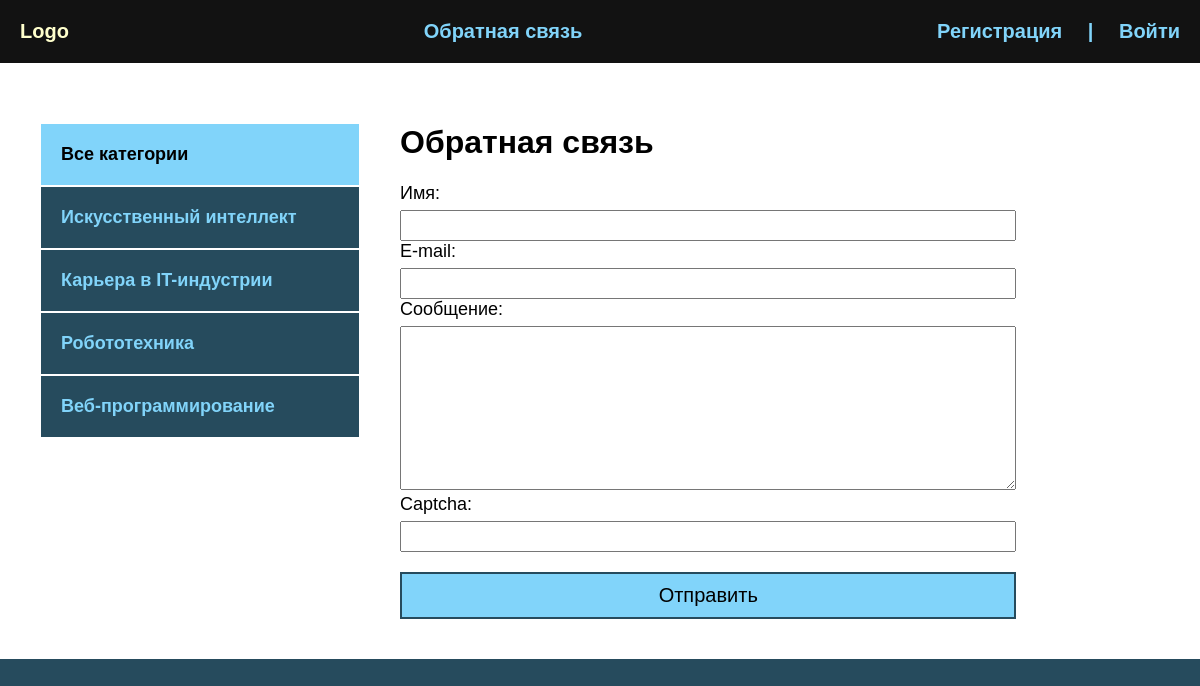
Page /contact/ on the committed database.
### blog/models.py (models this page shows, shortened)
class Category(models.Model):
    name = models.CharField(max_length=100, verbose_name="Категория")
    slug = models.SlugField(max_length=100, unique=True, verbose_name="URL")
    def get_absolute_url(self):
        return reverse('category', kwargs={'cat_slug': self.slug})
    class Meta:
        verbose_name = "категорию"
        verbose_name_plural = "категории"

### blog/views.py (the view, shortened to what this page needs)
# urls.py: path('contact/', ContactFormView.as_view(), name='contact'),
class ContactFormView(DataMixin, FormView):
    form_class = ContactForm
    template_name = 'blog/contact.html'
    success_url = reverse_lazy('index')
    def get_context_data(self, *, object_list=None, **kwargs):
        context = super().get_context_data(**kwargs)
        c_def = self.get_user_context(title="Обратная связь")
        return dict(list(context.items()) + list(c_def.items()))

### blog/forms.py
class ContactForm(forms.Form):
    name = forms.CharField(label="Имя", max_length=255)
    email = forms.EmailField(label="E-mail")
    content = forms.CharField(label="Сообщение", widget=forms.Textarea(attrs={'cols': 60, 'rows': 10}))
    captcha = CaptchaField()

### blog/templatetags/blog_tags.py (called while the page is built)
@register.inclusion_tag('blog/list_categories.html')
def show_categories(sort=None, cat_selected=0):
    if not sort:
        cats = Category.objects.all()
    else:
        cats = Category.objects.order_by(sort)
    return {"cats": cats, "cat_selected": cat_selected}

### blog/utils.py (called while the page is built)
    def get_user_context(self, **kwargs):
        context = kwargs
        cats = Category.objects.annotate(Count('blog'))
        user_menu = menu.copy()
        if not self.request.user.is_authenticated:
            user_menu.pop(0)
        context['menu'] = user_menu
        context['cats'] = cats
        if 'cat_selected' not in context:
            context['cat_selected'] = 0
        return context

### blog/templates/blog/contact.html (shortened to what this page needs)
{% extends 'blog/base.html' %}
{% block content %}
<h1>{{ title }}</h1>
<form method="post">
    {{ form }}
    <button>Отправить</button>
</form>
{% endblock %}

### blog/templates/blog/base.html (shortened to what this page needs)
<!DOCTYPE html>
{% load static %}
{% load blog_tags %}
<html lang="en">
<head>
    <link rel="stylesheet" href="{% static 'css/style.css' %}">
</head>
<body>
<div class="header">
    <div class="wrap">
        <ul class="mainmenu">
            <li class="logo"><a href="{% url 'index' %}">Logo</a></li>
            {% for m in menu %}
            <li class="last">
                <a href="{% url m.url_name %}">{{ m.title }}</a>
            </li>
            {% endfor %}
            {% if request.user.is_authenticated %}
            <li class="last">{{ user.username }} |
                <form action="{% url 'logout' %}" method="post" class="item">
                    {% csrf_token %}
                    <button>Выйти</button>
                </form>
            </li>
            {% else %}
            <li class="last"><a href="{% url 'register' %}">Регистрация</a> | <a href="{% url 'login' %}">Войти</a></li>
            {% endif %}
        </ul>
    </div>
</div>
<div class="content">
    <div class="wrap">
        <div class="sidebar">
            <ul>
                {% if cat_selected == 0 %}
                <li class="selected">Все категории</li>
                {% else %}
                <li><a href="{% url 'index' %}">Все категории</a></li>
                {% endif %}
                {% for c in cats %}
                    {% if c.blog__count > 0 %}
                        {% if c.pk == cat_selected %}
                        <li class="selected">{{ c.name }}</li>
                        {% else %}
                        <li><a href="{{ c.get_absolute_url }}">{{ c.name }}</a></li>
                        {% endif %}
                    {% endif %}
                {% endfor %}
            </ul>
        </div>
        <div class="main">
            {% block content %}
            {% endblock %}
        </div>
    </div>
</div>
</body>
</html>

### blog/static/css/style.css (style rules this page uses)
body { margin: 0; padding: 0; background: #264b5d; font-family: Verdana, Geneva, Tahoma, sans-serif; }
.wrap { max-width: 1200px; margin: 0 auto; }
.content .wrap { background: #FFF; padding: 40px; box-sizing: border-box; display: flex; }
ul { list-style: none; margin: 0; padding: 0; }
a { color: #81d4fa; text-decoration: none; padding: 20px; }
.header { background: #121212; }
.mainmenu { display: flex; justify-content: space-between; align-items: center; font-size: 20px; font-weight: bold; padding: 20px 0; }
.sidebar ul { width: 320px; margin-right: 40px; margin-top: 20px; }
.sidebar a { padding: 20px; display: block; border: 1px solid #FFF; background: #264b5d; font-weight: bold; font-size: 18px; }
.selected { font-size: 18px; padding: 20px; border: 1px solid #FFF; font-weight: bold; background: #81d4fa; }
button { background: #81d4fa; border: 2px solid #264b5d; width: 100%; padding: 10px; font-size: 20px; cursor: pointer; margin-top: 20px; }
form label { font-size: 18px; }
input, textarea { width: 100%; margin-top: 6px; padding: 6px; box-sizing: border-box; }
.last { color: #81d4fa; }

### rows in the picture
Category: name "Искусственный интеллект"
Category: name "Карьера в IT-индустрии"
Category: name "Робототехника"
Category: name "Веб-программирование"

### other values in the picture
{{ m.title }} "Обратная связь"
{{ title }} "Обратная связь"
